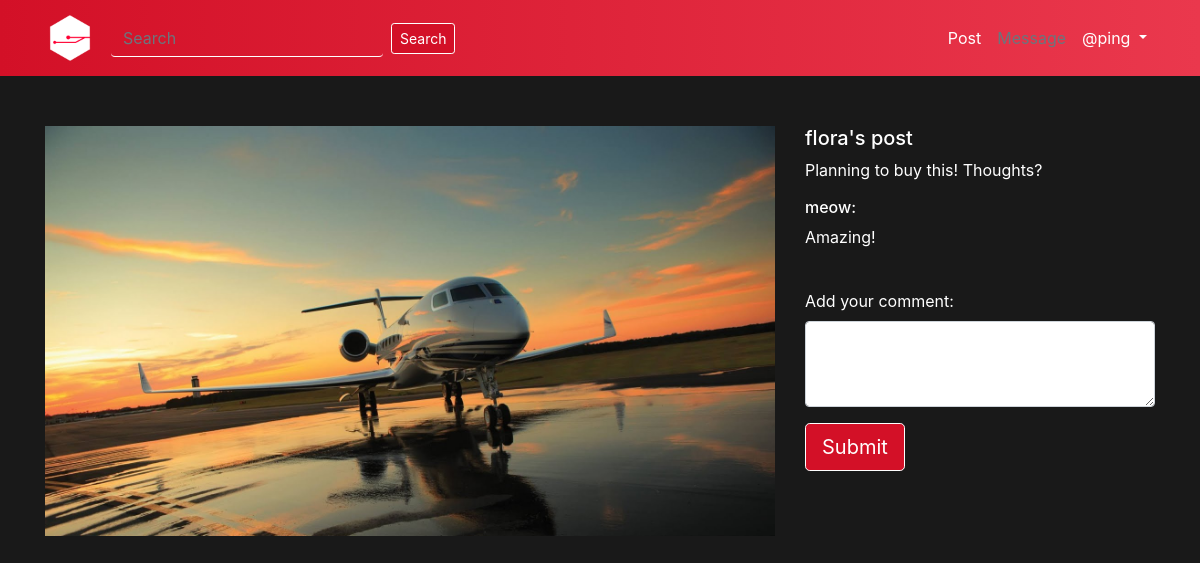
The app's page /dashboard/11/comment/ (signed in) with its own data.
### dashboard/models.py (models this page shows, shortened)
class Post(models.Model):
    post_pic = models.ImageField()
    post_text = models.TextField(max_length=140)
    time = models.DateTimeField(auto_now_add=True)
    post_by = models.ForeignKey(User, default=1)
    saved = models.BooleanField(default=False)

class Comment(models.Model):
    post = models.ForeignKey(Post, on_delete=models.CASCADE, related_name='comments')
    comment_text = models.TextField(max_length=140)
    comment_by = models.ForeignKey(User, related_name='comments')

### dashboard/views.py (the view)
# urls.py: url(r'^(?P<post_id>[0-9]+)/comment/$', views.comment, name='comment'),
def comment(request, post_id):
    if not request.user.is_authenticated():
        return render(request, 'dashboard/index.html')
    else:
        post = get_object_or_404(Post, pk=post_id)
        comments = Comment.objects.filter(post=post)
        return render(request, 'dashboard/comment.html', {'post': post, 'comments': comments})

### dashboard/templates/dashboard/comment.html (shortened to what this page needs)
{% extends 'dashboard/base.html' %}
{% block body %}
<div class="container">
    <form class="row" style="margin-top: 50px;">
        <div class="col-lg-8 col-sm-12">
            <img src="{{ post.post_pic.url }}" class="img-responsive" style="width: 100%; height: 100%;"/>
        </div>
        <div class="col-lg-4 col-sm-12">
            <h5>{{ post.post_by }}'s post</h5>
            <p>{{ post.post_text }}</p>
            {% if comments %}
                {% for comment in comments %}
                    <h6>{{ comment.comment_by }}:</h6> <p>{{ comment.comment_text }}</p>
                {% endfor %}
            {% else %}
                <h6> No comments yet! Be the first one to comment. </h6>
            {% endif %}
            <br />
            <form class="form-horizontal" role="form" action="" method="post" enctype="multipart/form-data">
             <div class="form-group">
                <label for="comment">Add your comment: </label>
                <textarea class="form-control" id="comment" rows="3"></textarea>
             </div>
            <button type="submit" class="btn btn-lg btn-settings">Submit</button>
            </form>
    </div>
</div>
{% endblock %}

### dashboard/templates/dashboard/base.html (shortened to what this page needs)
<!DOCTYPE html>
<html lang="en">
<head>
    {% load staticfiles %}
    <link rel="stylesheet" href="https://maxcdn.bootstrapcdn.com/bootstrap/4.0.0-beta.2/css/bootstrap.min.css">
    <link rel="stylesheet" type="text/css" href="{% static 'dashboard/main.css' %}"/>
    <link rel="stylesheet" type="text/css" href="{% static 'dashboard/profile_page.css' %}"/>
    <link rel="stylesheet" href="https://cdnjs.cloudflare.com/ajax/libs/font-awesome/4.7.0/css/font-awesome.min.css">
</head>
<body>
<nav class="navbar navbar-expand-lg navbar-inverse navbar-custom bg-dark">
    <div class="container">
  <a class="navbar-brand" href="{% url 'dashboard:dashboard' %}"><img src="{% static 'dashboard/img/PingAlt.png' %}" class="img-responsive" width="50"></a>
    <form class="form-inline my-2 my-lg-0" method="get" action="{% url 'dashboard:dashboard' %}">
      <input class="form-control mr-sm-2" type="search" placeholder="Search" aria-label="Search" value="{{ request.GET.data }}">
      <button class="btn btn-sm btn-search my-2 my-sm-0" type="submit">Search</button>
    </form>
  <div class="collapse navbar-collapse" id="navbarSupportedContent">
    <ul class="navbar-nav ml-auto">
      <li class="nav-item">
          <a class="nav-link" href="{% url 'dashboard:post' %}">Post</a>
      </li>
        <li class="nav-item">
          <a class="nav-link disabled" href="#">Message</a>
      </li>
      <li class="nav-item dropdown">
        <a class="nav-link dropdown-toggle" href="#" id="navbarDropdown" role="button" data-toggle="dropdown" aria-haspopup="true" aria-expanded="false">
          @{{ user.username }}
        </a>
      </li>
    </ul>
  </div>
    </div>
</nav>
{% block body %}
{% endblock %}
</body>
</html>

### dashboard/static/dashboard/main.css (style rules this page uses)
body { background-color: rgba(0,0,0,0.9); color: #ffffff; }
img { max-width: 100%; max-height: 100%; }
.navbar-custom { background: red!important; background: -webkit-linear-gradient(left,#D31027, #EA384D)!important; background: -o-linear-gradient(right,#D31027, #EA384D)!important; background: -moz-linear-gradient(right, #D31027, #EA384D)!important; background: linear-gradient(to right, #D31027 , #EA384D)!important; }
.navbar-custom a { color: #ffffff; }
.nav-item { border-bottom:1px solid transparent!important; }
.btn-search { color: #ffffff; border-color: #ffffff; background-color: #D31027; }
.navbar input { background: transparent!important; border-radius: none!important; border: none; outline: none!important; border-bottom: 1px solid white; }

### dashboard/static/dashboard/profile_page.css (style rules this page uses)
.btn-settings { color: #ffffff; border-color: #ffffff; background-color: #D31027; }

### records on screen
Post: post_pic (picture), post_by "flora", post_text "Planning to buy this! Thoughts?"
Comment: comment_by "meow", comment_text "Amazing!"

### other values on screen
{{ user.username }} "ping"
